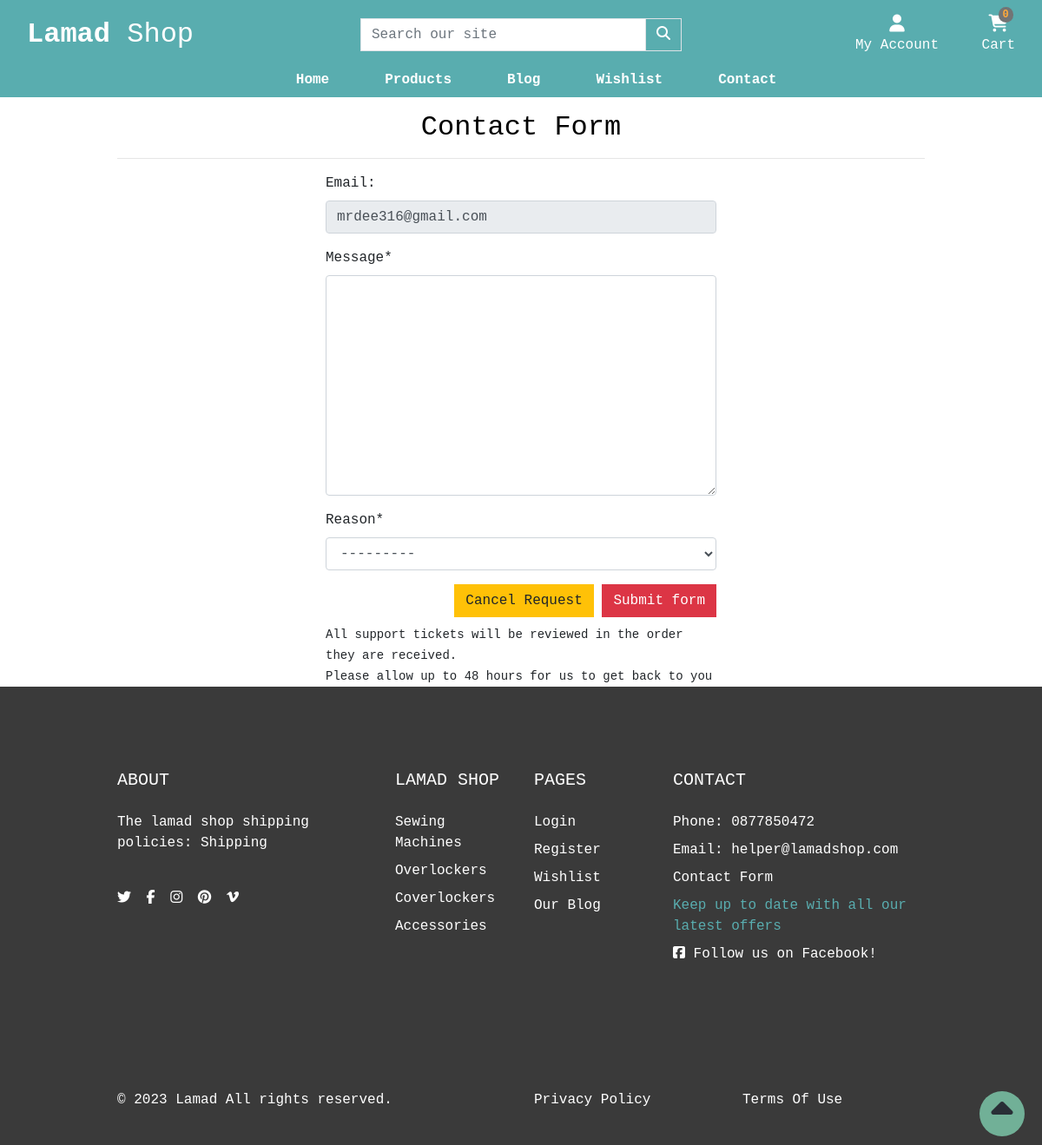
Page /contact/ (signed in) on the committed database.
### account/models.py (models this page shows, shortened)
class CustomUser(AbstractUser):
    username = models.CharField(max_length=20, unique=True)
    email = models.EmailField(_('email address'), unique=True, max_length=100)
    is_email_verified = models.BooleanField(default=False)

### shop/models.py (models this page shows, shortened)
class Category(models.Model):
    name = models.CharField(max_length=100)
    slug = models.SlugField(max_length=100, unique=True)
    friendly_name = models.CharField(max_length=100, null=True, blank=True)
    description = models.TextField(max_length=250, blank=True)
    class Meta:
        verbose_name = 'category'
        verbose_name_plural = 'Categories'
    def get_absolute_url(self):
        return reverse('shop:products_by_category', args=[self.slug])

### contact/views.py (the view)
# urls.py: path('', views.contact, name='contact'),
def contact(request):
    """customer must be logged in to prevent spam."""
    if not request.user.is_authenticated:
        messages.error(request, 'Please login to contact us')
        return redirect(reverse('home:home'))
    user = request.user
    contact = Contact(email=user.email)
    if request.method == 'POST':
        form = ContactForm(request.POST, instance=contact)
        if form.is_valid():
            form.save()
            messages.success(request, 'Your message has been sent')
            return redirect(reverse('home:home'))
        else:
            messages.error(request,
                           'Something went wrong. Please try again later')
    else:
        form = ContactForm()
    template = 'contact/contact.html'
    context = {
        'form': form
    }
    return render(request, template, context)

### contact/forms.py
class ContactForm(ModelForm):
    class Meta:
        model = Contact
        exclude = ['email']

### cart/contexts.py (called while the page is built, shortened)
def cart_contents(request):
    cart_items = []
    total = 0
    product_count = 0
    cart = request.session.get('cart', {})
    if total < settings.FREE_DELIVERY_THRESHOLD:
        delivery = total * Decimal(settings.STANDARD_DELIVERY_PERCENTAGE / 100)
        free_delivery_delta = settings.FREE_DELIVERY_THRESHOLD - total
    else:
        delivery = 0
        free_delivery_delta = 0
    grand_total = delivery + total
    context = {
        'cart_items': cart_items,
        'total': total,
        'product_count': product_count,
        'delivery': delivery,
        'free_delivery_delta': free_delivery_delta,
        'free_delivery_threshold': settings.FREE_DELIVERY_THRESHOLD,
        'grand_total': grand_total,
    }
    return context

### shop/contexts.py (called while the page is built)
def nav_menu(request):
    menu = Category.objects.all()
    return dict(menu=menu)

### contact/templates/contact/contact.html (shortened to what this page needs)
{% extends "base.html" %}
{% load static %}
{% load crispy_forms_tags %}
{% block extra_css %}
    <link rel="stylesheet" href="{% static 'css/contact.css' %}">
{% endblock %}
{% block page_header %}
    <div class="container header-container">
        <div class="row">
            <div class="col text-center">
                <h2 class="text-black mt-3">Contact Form</h2>
                <hr>
            </div>
        </div>
    </div>
{% endblock %}
{% block content %}
<div class="container">
    <div class="row justify-content-center">
        <div class="col-12 col-md-6">
            <form method="POST" action="" class="form mb-2">
                <div class="form-group">
                    <label for="email">Email:</label>
                    <input type="email" class="form-control" id="email" name="email" value="{{ request.user.email }}" disabled>
                  </div>
                  <div class="form-group">
                    {{ form.message|as_crispy_field }}
                  </div>
                  <div class="form-group">
                    {{ form.reason|as_crispy_field }}
                  </div>
                <div class="text-right">
                    <a class="btn btn-warning rounded-0" href="{% url 'home:home' %}">Cancel Request</a>
                    <button class="btn btn-danger rounded-0" type="submit">Submit form</button>
                </div>
            </form>
            <small class="mt-3 bb-3">All support tickets will be reviewed in the order they are received. <br>Please allow up to 48 hours for us to get back to you</small>
        </div>
    </div>
</div>
{% endblock %}

### templates/base.html (shortened to what this page needs)
{% load static %}
<!doctype html>
<html lang="en">
  <head>
    {% block corecss %}
    <link rel="stylesheet" href="https://cdn.jsdelivr.net/npm/bootstrap@4.6.2/dist/css/bootstrap.min.css">
    <link rel="stylesheet" href="https://cdn.jsdelivr.net/npm/bootstrap-icons@1.10.3/font/bootstrap-icons.css">
    <link href="{% static 'css/base.css' %}" rel="stylesheet">
    {% endblock %}
    {% block extra_css %}{% endblock %}
  </head>
  <body>
    <header class="container-fluid">
        <div id="topnav" class="row nav-bg-color pt-lg-2 d-none d-lg-flex">
            <div class="col-12 col-lg-4 my-auto py-1 py-lg-0 text-center text-lg-left">
                <a href="{% url 'home:home' %}" class="nav-link main-logo-link">
                  <h2 class="logo-font text-white my-0"><strong>Lamad</strong> Shop</h2>
                </a>
            </div>
            <div class="col-12 col-lg-4 my-auto py-1 py-lg-0">
                <form method="GET" action="{% url 'shop:products' %}">
                    <div class="input-group w-100">
                        <input class="form-control border border-black rounded-0" type="text" name="q" placeholder="Search our site">
                        <div class="input-group-append">
                            <button class="form-control btn nav-bg-color border border-black rounded-0" type="submit" aria-label="Search our products">
                                <span class="icon">
                                    <i class="fas fa-search"></i>
                                </span>
                            </button>
                        </div>
                    </div>
                </form>
            </div>
            <div class="col-12 col-lg-4 my-auto py-1 py-lg-0">
                <ul class="list-inline list-unstyled text-center text-lg-right my-0">
                    <li class="list-inline-item dropdown">
                        <a class="text-sly nav-link" href="#" id="dt-user-options" data-toggle="dropdown" aria-haspopup="true" aria-expanded="false">
                            <div class="text-center">
                                {% if request.user.is_authenticated %}
                                    <div><i class="fas fa-user fa-lg"></i></div>
                                    <p class="my-0 text-white">My Account</p>
                                {% else %}
                                    <div><i class="fas fa-user fa-lg"></i></div>
                                    <p class="my-0 text-white">Login / Sign Up</p>
                                {% endif %}
                            </div>
                        </a>
                    </li>
                    <li class="list-inline-item">
                        <a class="{% if grand_total %}text-info font-weight-bold{% else %}text-white{% endif %} nav-link" href="{% url 'cart:cart' %}">
                            <div class="text-center">
                                <div><span class="position-absolute top-0 left-100 translate-middle badge rounded-pill bg-light my-button">{{ request.session.cart.keys | length }}</span></div>
                                <div><i class="fa-solid fa-cart-shopping fa-lg"></i></div>
                                <p class="my-0 cart-amount">
                                    {% if grand_total %}
                                        ${{ grand_total|floatformat:2 }}
                                    {% else %}
                                        Cart
                                    {% endif %}
                                </p>
                            </div>
                        </a>
                    </li>
                </ul>
            </div>
        </div>
        <div class="row second-nav">
            <nav class="navbar navbar-expand-lg navbar-dark text-sly w-100">
                    {% include 'includes/mobile-top-header.html' %}
                    {% include 'includes/main-nav.html' %}
            </nav>
        </div>
    </header>
    {% block page_header %}
    {% endblock %}
    {% block content %}
    {% endblock %}
    <a href="#" id="to-top" aria-label="move to top of page">
      <span class="move_to_top">
        <i class="fas fa-caret-up"></i>
      </span>
    </a>
     <footer class="footer" style="background: #3a3a3a">
        <div class="py-5">
          <div class="container py-5">
            <div class="row gx-5 gy-4">
              <div class="col-lg-4">
                 <h5 class="text-white text-uppercase mb-4">ABOUT</h5>
                 <p class="text-white">The lamad shop shipping policies: <a href="{% url 'contact:shipping' %}" class='text-white'>Shipping</a></p>
                 <br>
                <ul class="list-inline mb-0">
                  <li class="list-inline-item me-3"><a class="reset-anchor" href="https://twitter.com" target="_blank" rel="noopener" aria-label="Visit our twitter page(opens on a new tab)"><i class="fab fa-twitter"></i></a></li>
                  <li class="list-inline-item me-3"><a class="reset-anchor" href="https://facebook.com" target="_blank" rel="noopener" aria-label="Visit our facebook page(opens on a new tab)"><i class="fab fa-facebook-f"></i></a></li>
                  <li class="list-inline-item me-3"><a class="reset-anchor" href="https://instagram.com" target="_blank" rel="noopener" aria-label="Visit our instagram page(opens on a new tab)"><i class="fab fa-instagram"></i></a></li>
                  <li class="list-inline-item me-3"><a class="reset-anchor" href="https://pinterest.com" target="_blank" rel="noopener" aria-label="Visit our pinterest page(opens on a new tab)"><i class="fab fa-pinterest"></i></a></li>
                  <li class="list-inline-item"><a class="reset-anchor" href="https://vimeo.com" target="_blank" rel="noopener" aria-label="Visit our vimeo page(opens on a new tab)"><i class="fab fa-vimeo-v"></i></a></li>
                </ul>
              </div>
              <div class="col-lg-2 col-md-6">
                <h5 class="text-white text-uppercase mb-4">Lamad Shop</h5>
                <ul class="list-unstyled text-sm fw-normal mb-0">
                  {% for category in menu %}
                  <li class="mb-1 pb-1"><a href="{{ category.get_absolute_url }}" class="reset-anchor">{{category.name}}</a></li>
                  {% endfor %}
                </ul>
              </div>
              <div class="col-lg-2 col-md-6">
                <h5 class="text-white text-uppercase mb-4">Pages</h5>
                <ul class="list-unstyled text-sm fw-normal mb-0">
                  <li class="mb-1 pb-1"> <a class="reset-anchor" href="{% url 'account:signin' %}">Login</a></li>
                  <li class="mb-1 pb-1"> <a class="reset-anchor" href="{% url 'account:register' %}">Register</a></li>
                  <li class="mb-1 pb-1"> <a class="reset-anchor" href="{% url 'wishlist:wish_list' %}">Wishlist</a></li>
                  <li class="mb-1 pb-1"> <a class="reset-anchor" href="{% url 'blog:articles' %}">Our Blog</a></li>
                </ul>
              </div>
              <div class="newsletter col-lg-4">
                <h5 class="text-white text-uppercase mb-4">Contact</h5>
                <ul class="list-unstyled text-sm fw-normal mb-0">
                  <li class="mb-1 pb-1 text-white">Phone: 0877850472</li>
                  <li class="mb-1 pb-1 text-white">Email: helper@lamadshop.com</li>
                  <li class="mb-1 pb-1"><a href="{% url 'contact:contact' %}" class="reset-anchor">Contact Form</a></li>
                  <li class="mb-1 pb-1 text-sly">Keep up to date with all our latest offers</li>
                  <li class="mb-1 pb-1 text-white"><a href="https://www.facebook.com/profile.php?id=100091956826416" target="_blank" rel="noopener" aria-label="Visit us (opens on a new tab)"><i class="fab fa-facebook-square"></i> Follow us on Facebook!</a></li>
                </ul>
              </div>
            </div>
          </div>
        </div>
        <div class="copyrights py-4" style="background: #3a3a3a">
          <div class="container py-3">
            <div class="row align-items-center gy-3">
              <div class="col-md-6">
                <p class="mb-0 text-sm fw-normal text-white">&copy; 2023 <a class="reset-anchor text-white" href="{% url 'home:home' %}">Lamad</a> All rights reserved.</p>
              </div>
              <div class="col-md-3">
                <p class="mb-0 text-sm fw-normal text-sly"><a class="reset-anchor text-white" href="{% url 'home:privacy' %}">Privacy Policy</a></p>
              </div>
              <div class="col-md-3">
                <p class="mb-0 text-sm fw-normal text-sly"><a class="reset-anchor text-white" href="{% url 'home:terms' %}">Terms Of Use</a></p>
              </div>
            </div>
          </div>
        </div>
      </footer>
  </body>
</html>

### static/css/base.css (style rules this page uses)
html { height: 100%; }
body { font-family: 'Courier New', Courier, monospace; background-color: #fff; }
.nav-bg-color { background-color: #59adaf; }
a { color: black; }
li > a { color: white; }
.rounded-pill { border-radius: 60rem!important; }
.top-0 { top: 0!important; }
.bg-light { background-color: #727475 !important; }
.my-button { color: #fda93b; }
.text-white { color: white; }
.navbar { padding: 0; }
.second-nav { padding: 0; background-color:#59adaf; min-width: 100%; }
.fas { color: #fff; }
.fa-cart-shopping { color: #fff; }
.text-sly { color: #59adaf !important; }
.main-logo-link { width: fit-content; }
.cart-amount { color: #fff; }
.text-black { color: #000; }
li { list-style-type: none; }
#to-top { text-decoration: none; align-items: center; position: fixed; bottom: 10px; right: 20px; z-index: 10000; }
#to-top>span { width: 52px; height: 52px; border-radius: 52px; text-decoration: none; line-height: 52px; background-color: rgba(137, 227, 191, 0.7); border: 2px solid transparent; text-align: center; }
#to-top i { color: #292F36; font-size: 250%; }
.move_to_top { position: relative; display: inline-block; vertical-align: middle; }
@media (min-width: 1200px) { .container { max-width: 80%; } }

### rows in the picture
CustomUser: email "mrdee316@gmail.com"
Category: name "Sewing Machines"
Category: name "Overlockers"
Category: name "Coverlockers"
Category: name "Accessories"

### other values in the picture
{{ request.session.cart.keys | length }} "0"
